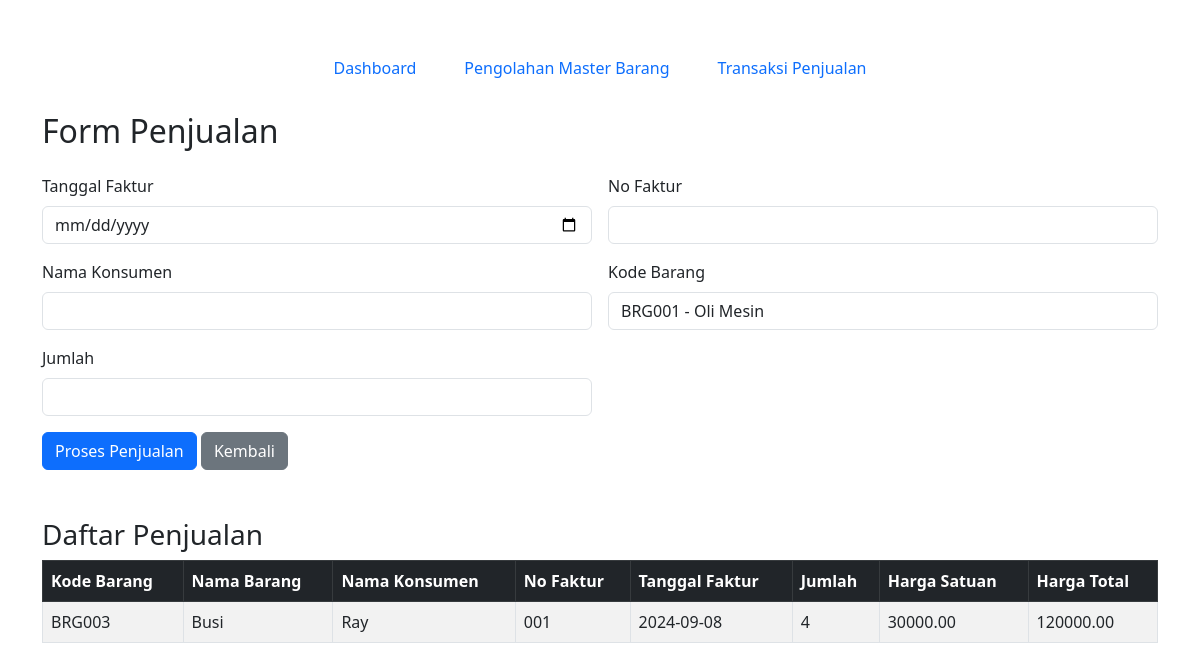
/penjualan.php, run on the app's committed database.
### tables this page shows
CREATE TABLE `penjualan`  (
  `id_penjualan` int NOT NULL AUTO_INCREMENT,
  `tgl_faktur` date NOT NULL,
  `no_faktur` varchar(20) NOT NULL,
  `nama_konsumen` varchar(100) NOT NULL,
  `kode_barang` varchar(10) NULL DEFAULT NULL,
  `jumlah` int NOT NULL,
  `harga_satuan` decimal(10, 2) NOT NULL,
  `harga_total` decimal(10, 2) NOT NULL,
  PRIMARY KEY (`id_penjualan`) USING BTREE,
  INDEX `kode_barang`(`kode_barang` ASC) USING BTREE,
  CONSTRAINT `penjualan_ibfk_1` FOREIGN KEY (`kode_barang`) REFERENCES `master_barang` (`kode_barang`) ON DELETE CASCADE ON UPDATE RESTRICT
);

CREATE TABLE `master_barang`  (
  `kode_barang` varchar(10) NOT NULL,
  `nama_barang` varchar(100) NOT NULL,
  `harga_jual` decimal(10, 2) NOT NULL,
  `harga_beli` decimal(10, 2) NOT NULL,
  `satuan` varchar(50) NULL DEFAULT NULL,
  `kategori` varchar(100) NULL DEFAULT NULL,
  PRIMARY KEY (`kode_barang`) USING BTREE
);

### penjualan.php (the view, shortened to what this page needs)
<?php include('conn.php');
$barang = $conn->query("SELECT * FROM master_barang");
$result = $conn->query("SELECT b.kode_barang, b.nama_barang, a.nama_konsumen, a.no_faktur, a.tgl_faktur, a.jumlah, a.harga_satuan, a.harga_total FROM penjualan a LEFT JOIN master_barang b ON a.kode_barang = b.kode_barang"); ?>
<!DOCTYPE html>
<html lang="en">
<head>
    <link href="https://cdn.jsdelivr.net/npm/bootstrap@5.3.0/dist/css/bootstrap.min.css" rel="stylesheet">
</head>
<body>
    <div class="container mt-5">
        <nav class="nav justify-content-center mb-4">
            <a class="nav-link btn btn-primary mx-2" href="index.php">Dashboard</a>
            <a class="nav-link btn btn-secondary mx-2" href="master_barang.php">Pengolahan Master Barang</a>
            <a class="nav-link btn btn-secondary mx-2" href="penjualan.php">Transaksi Penjualan</a>
        </nav>
        <h2 class="mb-4">Form Penjualan</h2>
        <form method="POST" action="" class="row g-3">
            <div class="col-md-6">
                <label for="tgl_faktur" class="form-label">Tanggal Faktur</label>
                <input type="date" class="form-control" id="tgl_faktur" name="tgl_faktur" required>
            </div>
            <div class="col-md-6">
                <label for="no_faktur" class="form-label">No Faktur</label>
                <input type="text" class="form-control" id="no_faktur" name="no_faktur" required>
            </div>
            <div class="col-md-6">
                <label for="nama_konsumen" class="form-label">Nama Konsumen</label>
                <input type="text" class="form-control" id="nama_konsumen" name="nama_konsumen" required>
            </div>
            <div class="col-md-6">
                <label for="kode_barang" class="form-label">Kode Barang</label>
                <select class="form-control" id="kode_barang" name="kode_barang" required>
                    <?php foreach ($barang as $key => $value) { ?>
                        <option value="<?= $value['kode_barang']; ?>"><?= $value['kode_barang']; ?> - <?= $value['nama_barang']; ?></option>
                    <?php } ?>
                </select>
            </div>
            <div class="col-md-6">
                <label for="jumlah" class="form-label">Jumlah</label>
                <input type="number" class="form-control" id="jumlah" name="jumlah" required min="1">
            </div>
            <div class="col-12">
                <button type="submit" name="sell" class="btn btn-primary">Proses Penjualan</button>
                <a href="master_barang.php" class="btn btn-secondary">Kembali</a>
            </div>
        </form>
        <h3 class="mt-5">Daftar Penjualan</h3>
        <table class="table table-bordered table-striped table-hover">
            <thead class="table-dark">
                <tr>
                    <th>Kode Barang</th>
                    <th>Nama Barang</th>
                    <th>Nama Konsumen</th>
                    <th>No Faktur</th>
                    <th>Tanggal Faktur</th>
                    <th>Jumlah</th>
                    <th>Harga Satuan</th>
                    <th>Harga Total</th>
                </tr>
            </thead>
            <tbody>
                <?php foreach ($result as $key => $row) { ?>
                    <tr>
                        <td><?= htmlspecialchars($row['kode_barang']); ?></td>
                        <td><?= htmlspecialchars($row['nama_barang']); ?></td>
                        <td><?= htmlspecialchars($row['nama_konsumen']); ?></td>
                        <td><?= htmlspecialchars($row['no_faktur']); ?></td>
                        <td><?= htmlspecialchars($row['tgl_faktur']); ?></td>
                        <td><?= htmlspecialchars($row['jumlah']); ?></td>
                        <td><?= htmlspecialchars($row['harga_satuan']); ?></td>
                        <td><?= htmlspecialchars($row['harga_total']); ?></td>
                    </tr>
                <?php } ?>
            </tbody>
        </table>
    </div>
</body>
</html>

### data on the page
penjualan: kode_barang.kode_barang "BRG003", kode_barang.nama_barang "Busi", nama_konsumen "Ray", no_faktur "001", tgl_faktur "2024-09-08", jumlah "4", harga_satuan "30000.00", harga_total "120000.00"

### other printed values
form field kode_barang "BRG001 - Oli Mesin"
